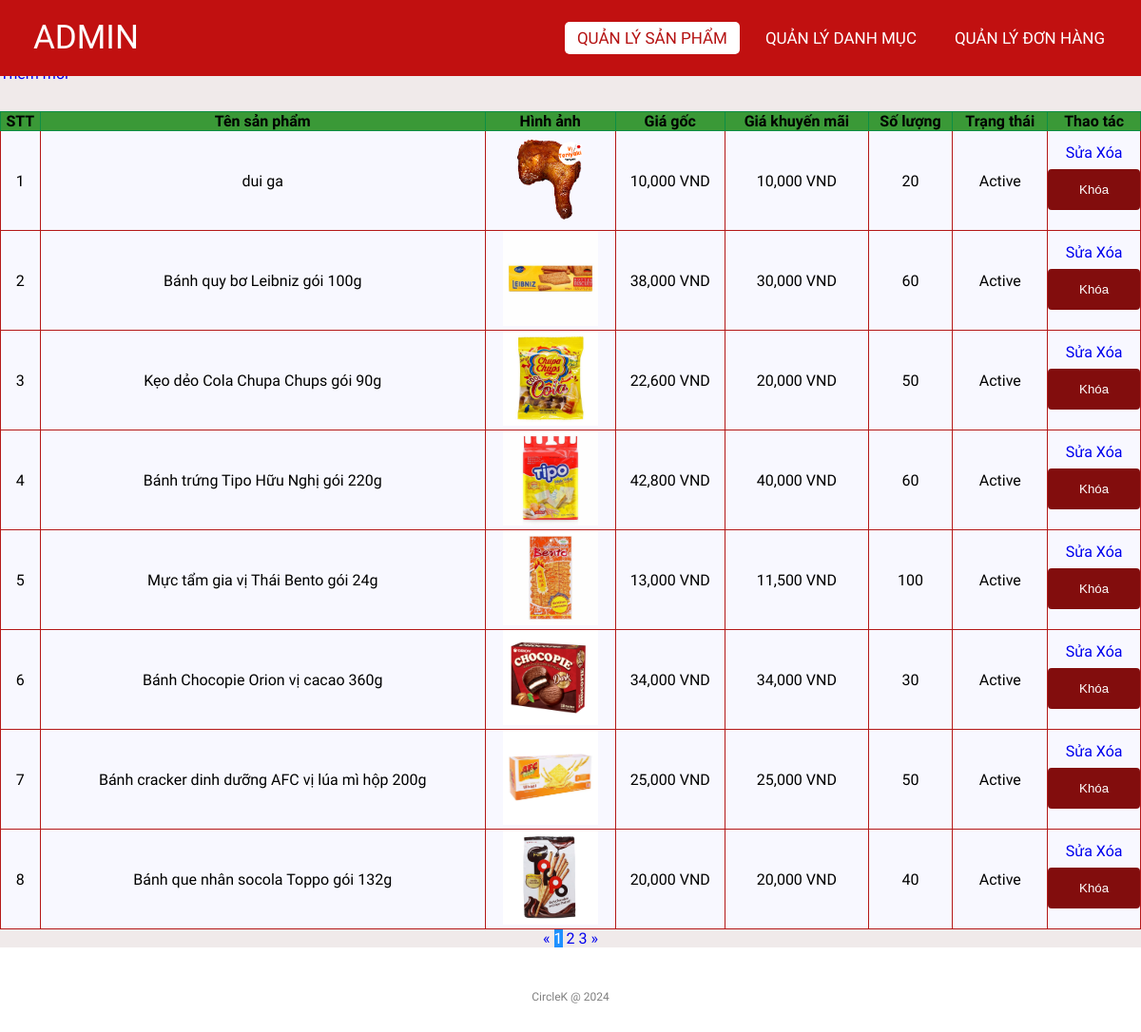
Screenshot of /admin/productlist.php (signed in) with the database file from the repository.
### tables this page shows
CREATE TABLE `products` (
  `id` int(11) NOT NULL,
  `name` varchar(255) NOT NULL,
  `originalPrice` decimal(10,0) NOT NULL,
  `promotionPrice` decimal(10,0) NOT NULL,
  `image` varchar(50) NOT NULL,
  `createdBy` int(11) NOT NULL,
  `createdDate` date NOT NULL,
  `cateId` int(11) NOT NULL,
  `qty` int(11) NOT NULL,
  `des` varchar(1000) NOT NULL,
  `status` tinyint(1) NOT NULL,
  `soldCount` int(11) NOT NULL
);

### lib/database.php (called while the page is built, shortened)
<?php
class Database extends PDO
{
  public $host   = DB_HOST;
  public $user   = DB_USER;
  public $pass   = DB_PASS;
  public $dbname = DB_NAME;
  public $link;
  private function connectDB()
  {
    $this->link = new mysqli(
      $this->host,
      $this->user,
      $this->pass,
      $this->dbname
    );
  }
  public function select($query)
  {
    $result = $this->link->query($query);
    if ($result->num_rows > 0) {
      return $result;
    } else {
      return false;
    }
  }
}

### classes/product.php (called while the page is built, shortened)
<?php
$filepath = realpath(dirname(__FILE__));
include_once($filepath . '/../lib/database.php');
?>
<?php
class product
{
    private $db;
    public function __construct()
    {
        $this->db = new Database();
    }
    public function getAllAdmin($page = 1, $total = 8)
    {
        $tmp = ($page - 1) * $total;
        $query =
            "SELECT products.*, categories.name as cateName, users.fullName
			 FROM products INNER JOIN categories ON products.cateId = categories.id INNER JOIN users ON products.createdBy = users.id
			 order by products.id desc
             limit $tmp,$total";
        $result = $this->db->select($query);
        return $result;
    }
    public function getCountPaging($row = 8)
    {
        $query = "SELECT COUNT(*) FROM products";
        $mysqli_result = $this->db->select($query);
        if ($mysqli_result) {
            $totalrow = intval((mysqli_fetch_all($mysqli_result, MYSQLI_ASSOC)[0])['COUNT(*)']);
            $result = ceil($totalrow / $row);
            return $result;
        }
        return false;
    }
}
?>

### admin/productlist.php (the view, shortened to what this page needs)
<?php
include '../classes/product.php';
$product = new product();
$list = $product->getAllAdmin((isset($_GET['page']) ? $_GET['page'] : 1));
$pageCount = $product->getCountPaging();
?>
<!DOCTYPE html>
<html lang="en">
<head>
    <link rel="stylesheet" href="css/style.css">
    <link rel="stylesheet" href="https://cdnjs.cloudflare.com/ajax/libs/font-awesome/5.15.4/css/all.min.css">
</head>
<body>
    <nav>
        <label class="logo">ADMIN</label>
        <ul>
            <li><a href="productlist.php" class="active">Quản lý Sản phẩm</a></li>
            <li><a href="categoriesList.php">Quản lý Danh mục</a></li>
            <li><a href="orderlist.php">Quản lý Đơn hàng</a></li>
        </ul>
    </nav>
    <div class="title">
        <h1>Danh sách sản phẩm</h1>
    </div>
    <div class="addNew">
        <a href="add_product.php">Thêm mới</a>
    </div>
    <div class="container">
        <?php $count = 1;
        if ($list) { ?>
            <table class="list">
                <tr>
                    <th>STT</th>
                    <th>Tên sản phẩm</th>
                    <th>Hình ảnh</th>
                    <th>Giá gốc</th>
                    <th>Giá khuyến mãi</th>
                    <th>Số lượng</th>
                    <th>Trạng thái</th>
                    <th>Thao tác</th>
                </tr>
                <?php foreach ($list as $key => $value) { ?>
                    <tr>
                        <td><?= $count++ ?></td>
                        <td><?= $value['name'] ?></td>
                        <td><img class="image-cart" src="uploads/<?= $value['image'] ?>" alt=""></td>
                        <td><?= number_format($value['originalPrice'], 0, '', ',') ?> VND</td>
                        <td><?= number_format($value['promotionPrice'], 0, '', ',') ?> VND</td>
                        <td><?= $value['qty'] ?></td>
                        <td><?= ($value['status']) ? "Active" : "Block" ?></td>
                        <td>
                            <a href="edit_product.php?id=<?= $value['id'] ?>">Sửa</a>
                            <a href="delete_product.php?id=<?= $value['id'] ?>">Xóa</a>
                            <?php
                            if ($value['status']) { ?>
                                <form action="productlist.php" method="post">
                                    <input type="submit" value="Khóa" name="block">
                                </form>
                            <?php } ?>
                        </td>
                    </tr>
                <?php } ?>
            </table>
        <?php } else { ?>
            <h3>Chưa có sản phẩm nào...</h3>
        <?php } ?>
        <div class="pagination">
            <a href="productlist.php?page=<?= (isset($_GET['page'])) ? (($_GET['page'] <= 1) ? 1 : $_GET['page'] - 1) : 1 ?>">&laquo;</a>
            <?php
            for ($i = 1; $i <= $pageCount; $i++) {
                if (isset($_GET['page'])) {
                    if ($i == $_GET['page']) { ?>
                        <a class="active" href="productlist.php?page=<?= $i ?>"><?= $i ?></a>
                    <?php } else { ?>
                        <a href="productlist.php?page=<?= $i ?>"><?= $i ?></a>
                    <?php  }
                } else {
                    if ($i == 1) { ?>
                        <a class="active" href="productlist.php?page=<?= $i ?>"><?= $i ?></a>
                    <?php  } else { ?>
                        <a href="productlist.php?page=<?= $i ?>"><?= $i ?></a>
                    <?php   } ?>
                <?php  } ?>
            <?php }
            ?>
            <a href="productlist.php?page=<?= (isset($_GET['page'])) ? $_GET['page'] + 1 : 2 ?>">&raquo;</a>
        </div>
    </div>
    <footer>
        <p class="copyright">CircleK @ 2024</p>
    </footer>
</body>
</html>

### admin/css/style.css (style rules this page uses)
* { padding: 0; margin: 0; text-decoration: none; list-style: none; box-sizing: border-box; }
body { font-family: Mitr; background: rgb(240, 234, 234); }
nav { top: 0; position: fixed; background: #c11010; height: 80px; width: 100%; }
label.logo { color: white; font-size: 35px; line-height: 80px; padding: 0 35px; }
nav ul { float: right; margin-right: 20px; }
nav ul li { display: inline-block; line-height: 80px; margin: 0 5px; }
nav ul li a { color: white; font-size: 17px; padding: 7px 13px; border-radius: 3px; text-transform: uppercase; border-radius: 5px; transition: 0.5s; }
.active, a:hover { background-color: white; color: rgb(181, 18, 18); }
.container { margin-top: 30px; height: auto; }
.addNew { margin-top: 30px; }
.title { background-color: white; }
footer { padding: 30px 0; background-color:white; }
footer .copyright { margin-top: 15px; text-align: center; font-size: 12px; color: gray; }
.list { width: 100%; background-color: ghostwhite; padding: 10px; border-collapse: collapse; }
.image-cart { height: 100px; width: 100px; }
th { background-color: rgb(58, 153, 55); border: 1px solid rgb(13, 142, 69); }
td { border: 1px solid rgb(180, 24, 24); text-align: center; }
input[type=submit] { width: 100%; background-color: rgb(130, 13, 13); color: white; padding: 14px 20px; margin: 8px 0; border: none; border-radius: 4px; cursor: pointer; }
.pagination { text-align: center; }
.pagination a.active { background-color: dodgerblue; color: white; }

### rows the page displays
products: name "dui ga", image (picture), originalPrice "10,000", promotionPrice "10,000", qty "20", status "Active"
products: name "Bánh quy bơ Leibniz gói 100g", image (picture), originalPrice "38,000", promotionPrice "30,000", qty "60", status "Active"
products: name "Kẹo dẻo Cola Chupa Chups gói 90g", image (picture), originalPrice "22,600", promotionPrice "20,000", qty "50", status "Active"
products: name "Bánh trứng Tipo Hữu Nghị gói 220g", image (picture), originalPrice "42,800", promotionPrice "40,000", qty "60", status "Active"
products: name "Mực tẩm gia vị Thái Bento gói 24g", image (picture), originalPrice "13,000", promotionPrice "11,500", qty "100", status "Active"
products: name "Bánh Chocopie Orion vị cacao 360g", image (picture), originalPrice "34,000", promotionPrice "34,000", qty "30", status "Active"
products: name "Bánh cracker dinh dưỡng AFC vị lúa mì hộp 200g", image (picture), originalPrice "25,000", promotionPrice "25,000", qty "50", status "Active"
products: name "Bánh que nhân socola Toppo gói 132g", image (picture), originalPrice "20,000", promotionPrice "20,000", qty "40", status "Active"
